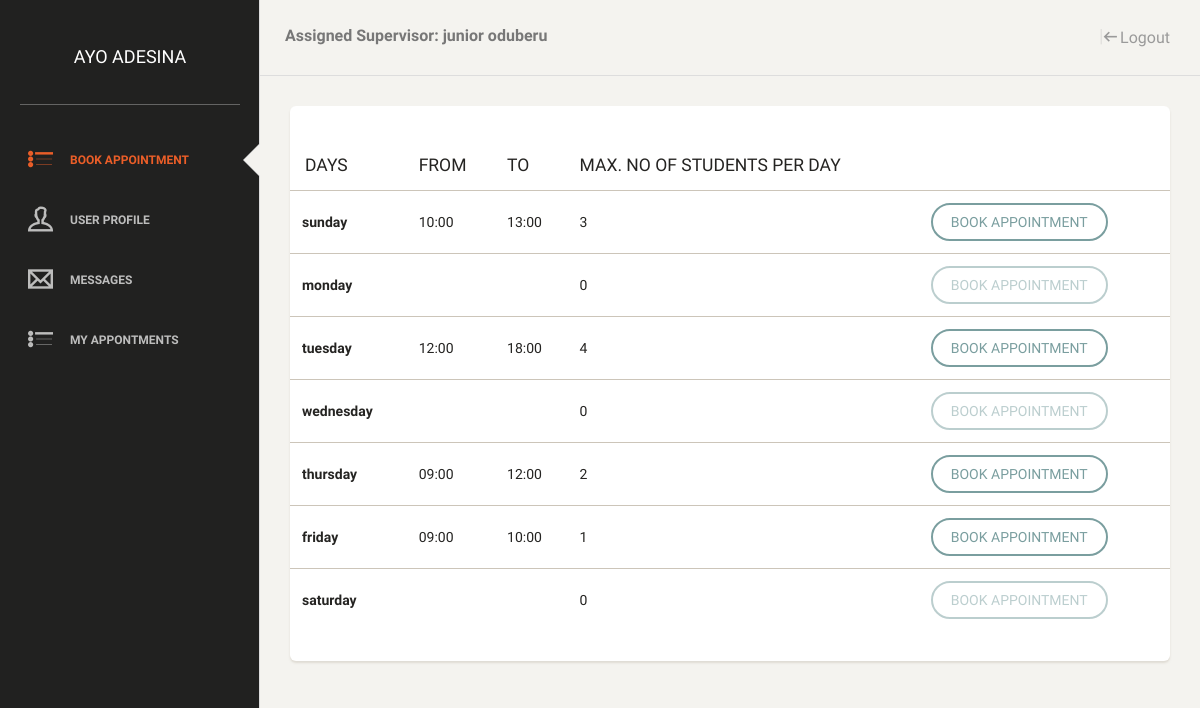
The page /students_home_page.php (signed in) on the database its author committed.
### tables this page shows
CREATE TABLE `appointment_schedule_junior_od` (
  `id` int(3) UNSIGNED NOT NULL,
  `days` varchar(30) NOT NULL,
  `from_time` varchar(30) DEFAULT NULL,
  `to_time` varchar(30) DEFAULT NULL,
  `max_num_students_per_day` int(3) NOT NULL
);

### students_home_page.php (the view, shortened to what this page needs)
<?php
	include("db_connect.php");
?>
<?php
	$unread="";
    $user_name=$_SESSION['supervisor_user_name'];
	$full_name=  $_SESSION['fullName'];
	$query_message_table=$connect->query("SELECT * FROM message_$user_name WHERE receiver='".$full_name."' AND opened ='0' ");
	$query_message_table_count=count($query_message_table->fetchAll());
	if($query_message_table_count > 0){
		$unread= $query_message_table_count;
	}
	else{
		$unread="";
	}
?>
<!doctype html>
<html lang="en">
<head>
    <link href="assets/css/bootstrap.min.css" rel="stylesheet" />
    <link href="assets/css/animate.min.css" rel="stylesheet"/>
    <link href="assets/css/paper-dashboard.css" rel="stylesheet"/>
    <link href="assets/css/demo.css" rel="stylesheet" />
	<link href="font-awesome-4.7.0/css/font-awesome.min.css" rel="stylesheet">
    <link href="assets/css/themify-icons.css" rel="stylesheet">
</head>
<body>
<div class="wrapper">
    <div class="sidebar" data-background-color="black" data-active-color="danger">
    	<div class="sidebar-wrapper">
            <div class="logo">
                    <h3 class="simple-text"><?php echo $_SESSION['fullName']; ?></h3>
            </div>
            <ul class="nav">
                <li class="active">
                    <a href="students_home_page.php">
                        <i class="ti-list"></i>
                        <p>Book Appointment</p>
                    </a>
                </li>
                <li>
                    <a href="students_user_profile.php">
                        <i class="ti-user"></i>
                        <p>User Profile</p>
                    </a>
                </li>
                <li>
                    <a href="students_messages.php">
                        <i class="ti-email"></i>
                        <p>Messages <span class="badge bg-green" style="background-color:orangered;color:white;"><?php echo $unread; ?></span></p>
                    </a>
                </li>
                <li>
                    <a href="students_my_appointment.php">
                        <i class="ti-list"></i>
                        <p>My Appontments</p>
                    </a>
                </li>
            </ul>
    	</div>
    </div>
    <div class="main-panel">
        <nav class="navbar navbar-default">
            <div class="container-fluid">
                <div class="navbar-header">
                    <a class="navbar-brand" href="#"><p>Assigned Supervisor:<?php echo " ". $_SESSION['supervisor_full_name']; ?></p></a>
                </div>
                <div class="collapse navbar-collapse">
                    <ul class="nav navbar-nav navbar-right">
						<li>
                            <a href="students_log_out.php">
								<i class="ti-shift-left"></i>
								<p>Logout</p>
                            </a>
                        </li>
                    </ul>
                </div>
            </div>
        </nav>
        <div class="content">
            <div class="container-fluid">
                <div class="row">
                    <div class="col-md-12">
                        <div class="card">
                            <div class="header">
                            </div>
                            <div class="content  table-responsive table-full-width">
                            <table class="table table-hover">
					<thead>
					    <tr>
					      <th scope="col">DAYS</th>
					      <th scope="col">FROM </th>
					      <th scope="col">TO </th>
					      <th scope="col">MAX. NO OF STUDENTS PER DAY</th>
					      <th scope="col"></th>
					    </tr>
				    </thead>
				    <tbody>
				   <?php
				   	$query_appointment_table=$connect->query("SELECT days,from_time,to_time,max_num_students_per_day FROM appointment_schedule_$user_name ");
				   	$query_appointment_list=  $query_appointment_table->fetchAll();
				   	foreach($query_appointment_list as $row){
				   		echo "<form method='post' action='students_home_page.php'>";
				   		echo "<tr>";
				   		echo "<th>". $row['days']."</th>" ;
				   		$day=$row['days'];
				   		echo "<td>". $row['from_time']."</td>" ;
				   		echo "<td>". $row['to_time']."</td>" ;
				   		echo "<td>". $row['max_num_students_per_day']."</td>";
				   		if ($row['max_num_students_per_day'] == 0){
				   			echo "<td><button type='submit' class='btn btn-primary disabled'>BOOK APPOINTMENT</button></td>";
				   		}
				   		else{
				   			echo "<td><input type='submit' class='btn btn-primary ' name='book_appointment_$day' value='BOOK APPOINTMENT'></td>";
				   		}
				   		echo "</tr>";
				   		echo "</form>";
				   	}
				   ?>
				</tbody>
				</table>
                        </div>
                    </div>
                </div>
    </div>
</body>
</html>

### rows shown on the page
appointment_schedule_junior_od: days "sunday", from_time "10:00", to_time "13:00", max_num_students_per_day "3"
appointment_schedule_junior_od: days "monday", max_num_students_per_day "0", shows "BOOK APPOINTMENT"
appointment_schedule_junior_od: days "tuesday", from_time "12:00", to_time "18:00", max_num_students_per_day "4"
appointment_schedule_junior_od: days "wednesday", max_num_students_per_day "0", shows "BOOK APPOINTMENT"
appointment_schedule_junior_od: days "thursday", from_time "09:00", to_time "12:00", max_num_students_per_day "2"
appointment_schedule_junior_od: days "friday", from_time "09:00", to_time "10:00", max_num_students_per_day "1"
appointment_schedule_junior_od: days "saturday", max_num_students_per_day "0", shows "BOOK APPOINTMENT"

### other values the page prints
$_SESSION['fullName'] "AYO ADESINA"
$_SESSION['supervisor_full_name'] "junior oduberu"
